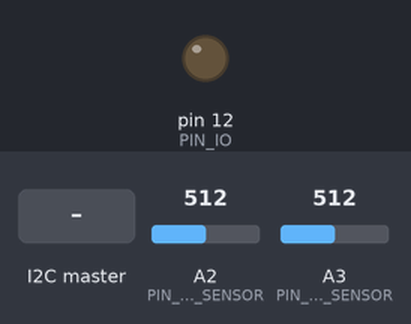
A sketch run on a simulated Arduino Uno, built with avr-gcc and run on an emulated ATmega328P. On the bench: output pins drawn as LEDs (lit = HIGH). The test bench sets the inputs (shaded band); at power-on: A2 (PIN_GAS_SENSOR) = 512, A3 (PIN_MIC_SENSOR) = 512.

Above: at 1.2 s.
1.3 s: the I2C master sends "S"
At 2.1 s:
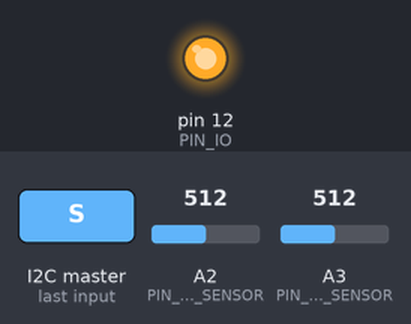
2.8 s: the I2C master sends "C"
At 3.2 s:
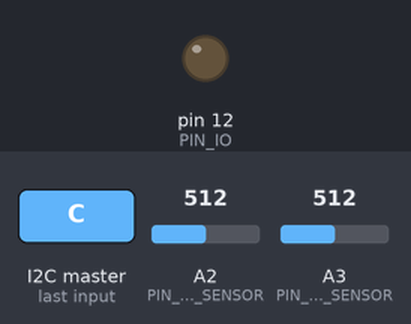
Timing chart, 0 to 5.8 s (numbered marks = the images above; inputs shaded):
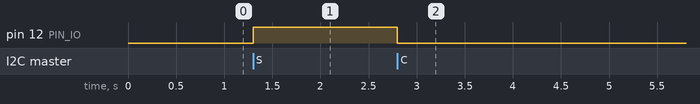

The sketch:

hwthontrinket.ino
```cpp
#include <Wire.h>

const int PIN_IO = 12;
const int PIN_MIC_SENSOR = 3;
const int PIN_GAS_SENSOR = 2;
const int PIN_LED = 13;

const int I2C_SLAVE_ADDR = 0x12;

byte response_buffer[2];
int read_index = 0;

uint16_t audio = 0;
uint16_t gas = 0;

const int sampleWindow = 50;
unsigned int sample;

int led_state = HIGH;

void setup() {
    pinMode(PIN_IO, OUTPUT);

    Wire.begin(I2C_SLAVE_ADDR);
    Wire.onReceive(receiveData);
    Wire.onRequest(readData);
}

void loop() {
    audio = readMic();
    gas = readGas();
}

uint16_t readMic() {
    unsigned long startMillis= millis();

    unsigned int signalMax = 0;
    unsigned int signalMin = 1024;

    while (millis() - startMillis < sampleWindow) {
        sample = analogRead(PIN_MIC_SENSOR);
        if (sample < 1024) {
            if (sample > signalMax) {
                signalMax = sample;  // save just the max levels
            } else if (sample < signalMin) {
                signalMin = sample;  // save just the min levels
            }
        }
    }
   return signalMax - signalMin;
}

uint16_t readGas() {
    return analogRead(PIN_GAS_SENSOR);
}

void receiveData(int howMany) {
    char command = 'U';
    while (0 < Wire.available()) {
        command = Wire.read();
        digitalWrite(PIN_LED, !led_state);
        led_state = !led_state;
    }

    uint16_t result = 0;
    if (command == 'A') {
        result = audio;
    } else if (command == 'G') {
        result = gas;
    } else if (command == 'C') {
        digitalWrite(PIN_IO, LOW);
    } else if (command == 'S') {
        digitalWrite(PIN_IO, HIGH);
    }

    response_buffer[0] = (result >> 8) & 0xFF;
    response_buffer[1] = result & 0xFF;

    read_index = 0;
}

void readData() {
    Wire.write(response_buffer[read_index]);
    read_index++;
}
```

Measured:
- after the input at 1.3 s, pin 12 (PIN_IO): LOW → HIGH at once
- after the input at 2.8 s, pin 12 (PIN_IO): HIGH → LOW at once
